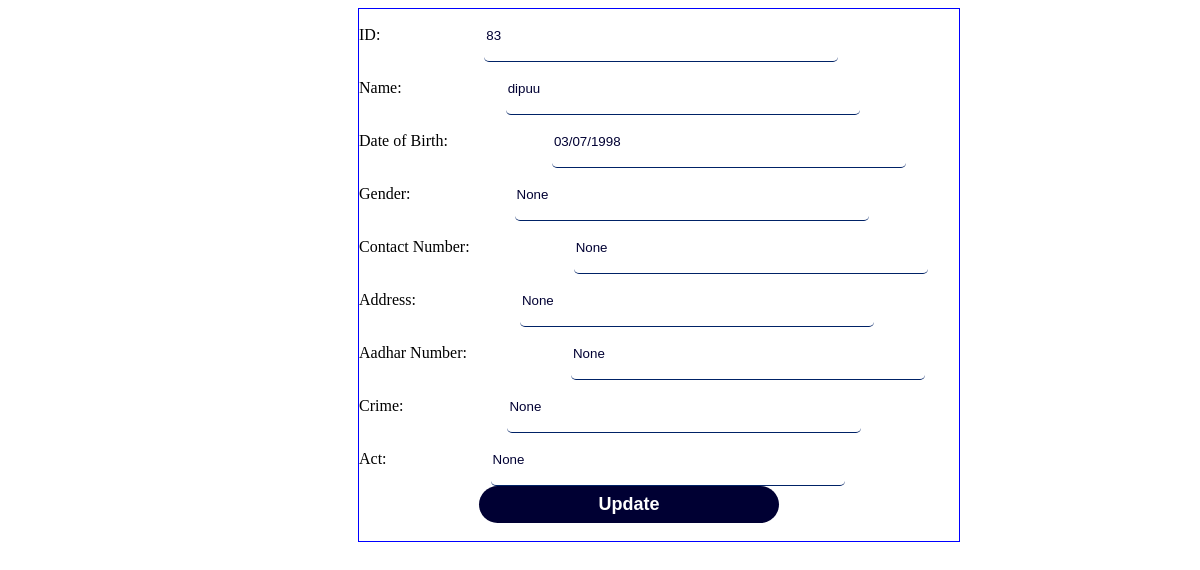
Screenshot of /update1/83 with the database file from the repository.
### tables this page shows
CREATE TABLE "users" (
	`id`	INTEGER NOT NULL PRIMARY KEY AUTOINCREMENT UNIQUE,
	`name`	TEXT NOT NULL,
	`dob`	TEXT,
	`gender`	TEXT,
	`contact`	INTEGER,
	`address`	TEXT,
	`aadhar`	INTEGER,
	`crime`	TEXT,
	`act`	TEXT,
	`created`	INTEGER
);

### app.py (the view)
@app.route('/update1/<id>')
def update1(id):
    print(id)
    con = sqlite3.connect("database.db")
    con.row_factory = sqlite3.Row
    cur = con.cursor()
    cur.execute("SELECT * from users WHERE id=?", [id])
    results = cur.fetchall()
    con.commit()
    print("done")
    return render_template('update.html', rows=results)

### templates/update.html (shortened to what this page needs)
<!DOCTYPE html>
<html lang="en">
<head>
</head>
<body>
    <form class="form_area" action="{{ url_for('upd')}}" method="post">
        {% for row in rows %}
        ID: <input type="text" value="{{row['id']}}" name="id"><br>
        Name: <input type="text" value="{{row['name']}}" name="name"><br>
        Date of Birth: <input type="text" value="{{row['dob']}}" name="dob"><br>
        Gender: <input type="text" value="{{row['gender']}}" name="gender"><br>
        Contact Number: <input type="text" value="{{row['contact']}}" name="contact"><br>
        Address: <input type="text" value="{{row['address']}}" name="address"><br>
        Aadhar Number: <input type="text" value="{{row['aadhar']}}" name="aadhar"><br>
        Crime: <input type="text" value="{{row['crime']}}" name="crime"><br>
        Act: <input type="text" value="{{row['act']}}" name="act"><br>
        <button type="submit" >Update</button>
        <br><br>
        {% endfor %}
    </form>
</body>
</html>

### templates/update.html (style rules this page uses)
.form_area { margin-left:350px; border: 1px solid blue; width:600px; }
.form_area input[type=text], .form_area input[type=date], .form_area input[type=password], .form_area select { margin-left:100px; height:50px; width:350px; color:#000033; border:black; border-bottom:1px solid #002266; border-radius:5px; }
.form_area button { border:none; height:37px; outline:none; color:#ffffff; font-size:18px; background-color:#000033; cursor:pointer; font-weight:bold; border-radius:20px; text-decoration:none; margin-left:120px; width:300px; }

### rows the page displays
users: id "83", name "dipuu", dob "03/07/1998", gender "None", contact "None", address "None", aadhar "None", crime "None", act "None"
